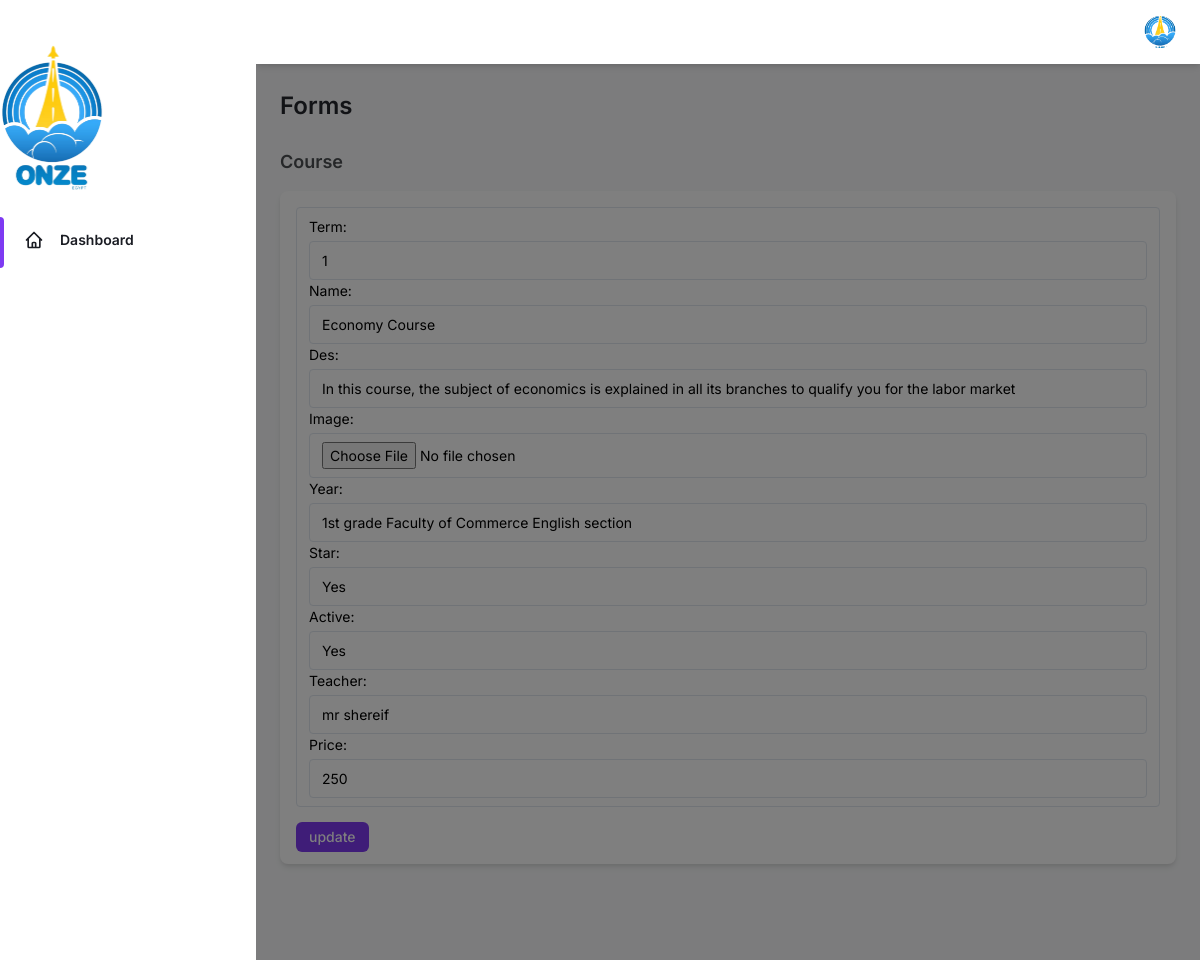
Page /pages/CatUpdate/1/ (signed in) on the committed database.
### course/models.py (models this page shows, shortened)
class CatCourses(models.Model):
    choices = [
        ("1",'1'),('2','2')
    ]
    term = models.CharField(max_length=10, choices=choices)
    name = models.CharField(max_length=100)
    des = models.TextField()
    price = models.IntegerField()
    image = models.ImageField(upload_to='CatCourses/%y/%m/%d', null=True , blank= True)
    year = models.ForeignKey(year, on_delete=models.CASCADE, related_name='ye')
    star = models.BooleanField(default=False, null=True, blank=True)
    active = models.BooleanField(default=True, null=True, blank=True)
    users = models.ManyToManyField(User, blank=True)
    teacher = models.ForeignKey(Teacher, on_delete=models.PROTECT, related_name='cources' ,null=True, blank=True)
    cartIcon = models.BooleanField(null=True, blank=True)
    myCourseIcon = models.BooleanField(null=True, blank=True)

class year(models.Model):
    name = models.CharField(max_length=100)
    college = models.ForeignKey(college, on_delete=models.CASCADE)
    def __str__(self) -> str:
        return (self.name +"  "+self.college.name)

class college(models.Model):
    name = models.CharField(max_length=100)

class Teacher(models.Model):
    name = models.CharField(max_length=50)
    des = models.TextField()
    image = models.ImageField(upload_to='teacher/%y/%m/%d', null=True , blank=True)
    def __str__(self):
        return self.name

### website/views.py (the view, shortened to what this page needs)
# urls.py: path('CatUpdate/<int:id>/', updateCatCoursesForm, name="Update"),
@login_required
def updateCatCoursesForm(request, id):
    if request.method == 'GET' :
        bb = CatCourses.objects.get(id = id)
        context = {
            "forms": CoursesForms(instance=bb),
            "dd":"update"
        }
        return render( request,'charts.html', context=context)

### templates/charts.html (shortened to what this page needs)
{% load static %}
<!DOCTYPE html>
<html :class="{ 'theme-dark': dark }" x-data="data()" lang="en">
  <head>
    <link rel="stylesheet" href=" {% static 'assets/css/tailwind.output.css' %} " />
  </head>
  <body>
    <div
      class="flex h-screen bg-gray-50 dark:bg-gray-900"
      :class="{ 'overflow-hidden': isSideMenuOpen }"
    >
      <aside
        class="z-20 hidden w-64 overflow-y-auto bg-white dark:bg-gray-800 md:block flex-shrink-0"
      >
        <div class="py-4 text-gray-500 dark:text-gray-400">
          <a
            class="ml-6 text-lg font-bold text-gray-800 dark:text-gray-200"
            href="{% url 'pages:index' %}"
          >
            <img src="{% static 'logo\wwww-removebg-preview.png' %}" style="height: 150px; width: auto;" >
          </a>
          <ul class="mt-6">
            <li class="relative px-6 py-3">
              <span
                class="absolute inset-y-0 left-0 w-1 bg-purple-600 rounded-tr-lg rounded-br-lg"
                aria-hidden="true"
              ></span>
              <a
                class="inline-flex items-center w-full text-sm font-semibold text-gray-800 transition-colors duration-150 hover:text-gray-800 dark:hover:text-gray-200 dark:text-gray-100"
                href="{% url 'pages:index' %}"
              >
                <svg
                  class="w-5 h-5"
                  aria-hidden="true"
                  fill="none"
                  stroke-linecap="round"
                  stroke-linejoin="round"
                  stroke-width="2"
                  viewBox="0 0 24 24"
                  stroke="currentColor"
                >
                  <path
                    d="M3 12l2-2m0 0l7-7 7 7M5 10v10a1 1 0 001 1h3m10-11l2 2m-2-2v10a1 1 0 01-1 1h-3m-6 0a1 1 0 001-1v-4a1 1 0 011-1h2a1 1 0 011 1v4a1 1 0 001 1m-6 0h6"
                  ></path>
                </svg>
                <span class="ml-4">Dashboard</span>
              </a>
            </li>
          </ul>
        </div>
      </aside>
      <div
        x-show="isSideMenuOpen"
        x-transition:enter="transition ease-in-out duration-150"
        x-transition:enter-start="opacity-0"
        x-transition:enter-end="opacity-100"
        x-transition:leave="transition ease-in-out duration-150"
        x-transition:leave-start="opacity-100"
        x-transition:leave-end="opacity-0"
        class="fixed inset-0 z-10 flex items-end bg-black bg-opacity-50 sm:items-center sm:justify-center"
      ></div>
      <div class="flex flex-col flex-1 w-full">
        <header class="z-10 py-4 bg-white shadow-md dark:bg-gray-800">
          <div
            class="container flex items-center justify-between h-full px-6 mx-auto text-purple-600 dark:text-purple-300"
          >
            <ul class="flex items-center flex-shrink-0 space-x-6">
              <li class="relative">
                <button
                  class="align-middle rounded-full focus:shadow-outline-purple focus:outline-none"
                  @click="toggleProfileMenu"
                  @keydown.escape="closeProfileMenu"
                  aria-label="Account"
                  aria-haspopup="true"
                >
                  <img
                    class="object-cover w-8 h-8 rounded-full"
                    src="{% static 'logo\wwww-removebg-preview.png' %}"
                    alt=""
                    aria-hidden="true"
                  />
                </button>
              </li>
            </ul>
          </div>
        </header>
        <main class="h-full pb-16 overflow-y-auto">
          <div class="container px-6 mx-auto grid">
            <h2
              class="my-6 text-2xl font-semibold text-gray-700 dark:text-gray-200"
            >
              Forms
            </h2>
            <h4
              class="mb-4 text-lg font-semibold text-gray-600 dark:text-gray-300"
            >
              Course
            </h4>
            <div
              class="px-4 py-3 mb-8 bg-white rounded-lg shadow-md dark:bg-gray-800"
            >
            <form method="post" enctype="multipart/form-data">
              <label class="block text-sm">
                <div
                  class="block w-full mt-1 text-sm dark:border-gray-600 dark:bg-gray-700 focus:border-purple-400 focus:outline-none focus:shadow-outline-purple dark:text-gray-300 dark:focus:shadow-outline-gray form-input"
                >
                {{forms}}{{messagee}}
              </div>
              </label>
              <button
                  class="px-3 py-1 text-sm font-medium leading-5 text-white transition-colors duration-150 bg-purple-600 border border-transparent rounded-md active:bg-purple-600 hover:bg-purple-700 focus:outline-none focus:shadow-outline-purple"
                type="submit" style="margin-top: 15px;">
                  {{dd}}
                </button>
              </form>
          </div>
        </main>
      </div>
    </div>
  </body>
</html>

### rows in the picture
CatCourses: term "1", name "Economy Course", des "In this course, the subject of economics is explained in all its branches to qualify you for the labor market", year "1st grade Faculty of Commerce English section", star "Yes", active "Yes", teacher "mr shereif", price "250"

### other values in the picture
{{ dd }} "update"
